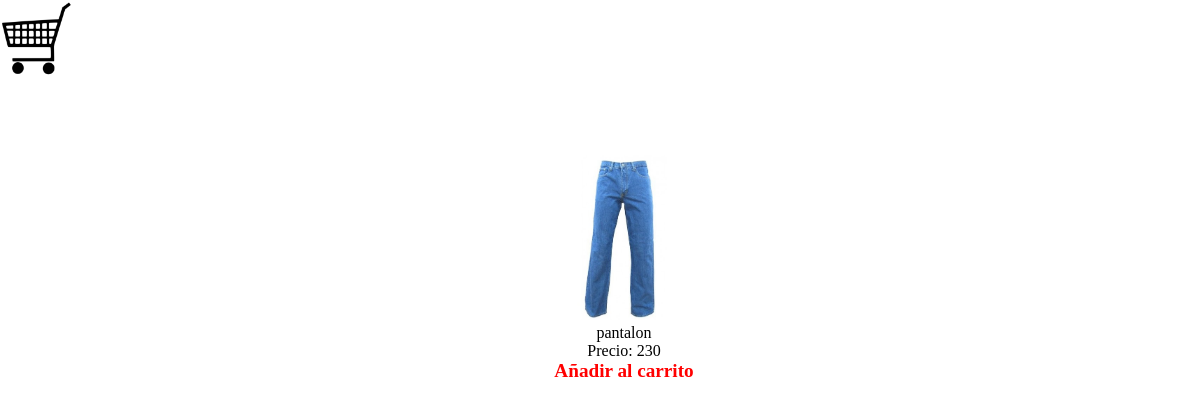
The page /detalles.php?id=4 on the database its author committed.
### tables this page shows
CREATE TABLE `productos` (
  `id` int(11) NOT NULL,
  `nombre` varchar(30) DEFAULT NULL,
  `descripcion` varchar(50) DEFAULT NULL,
  `imagen` varchar(20) DEFAULT NULL,
  `precio` int(11) DEFAULT NULL
);

### detalles.php (the view, shortened to what this page needs)
<!DOCTYPE html>
<html lang="es">
<head>
	<link rel="stylesheet" type="text/css" href="./css/estilos.css">
</head>
<body>
	<header>
		<a href="./carritodecompras.php" title="ver carrito de compras">
			<img src="./imagenes/carrito.png">
		</a>
	</header>
	<section>
	<?php
		$re=mysql_query("select * from productos where id=".$_GET['id'])or die(mysql_error());
		while ($f=mysql_fetch_array($re)) {
		?>
			<center>
				<img src="./productos/<?php echo $f['imagen'];?>"><br>
				<span><?php echo $f['nombre'];?></span><br>
				<span>Precio: <?php echo $f['precio'];?></span><br>
				<a href="./carritodecompras.php?id=<?php  echo $f['id'];?>">Añadir al carrito</a>
			</center>
	<?php
		}
	?>
	</section>
</body>
</html>

### css/estilos.css (style rules this page uses)
a { color: #4a4a4a; font-weight: bolder; font-size: 1.2rem; text-decoration: none; }
header a img { width: 100%; }
section { width: 80%; min-height: 500px; padding: 2%; margin:0 auto; margin-left: 10%; margin-top: 50px; }
header a img { width: 6%; }
html { padding: 0px; margin: 0px; }
body { padding: 0px; margin: 0px; }
center a { color: red; }
center img { width: 250px; display: inline-block; }

### rows shown on the page
productos: imagen (picture), nombre "pantalon", precio "230"
